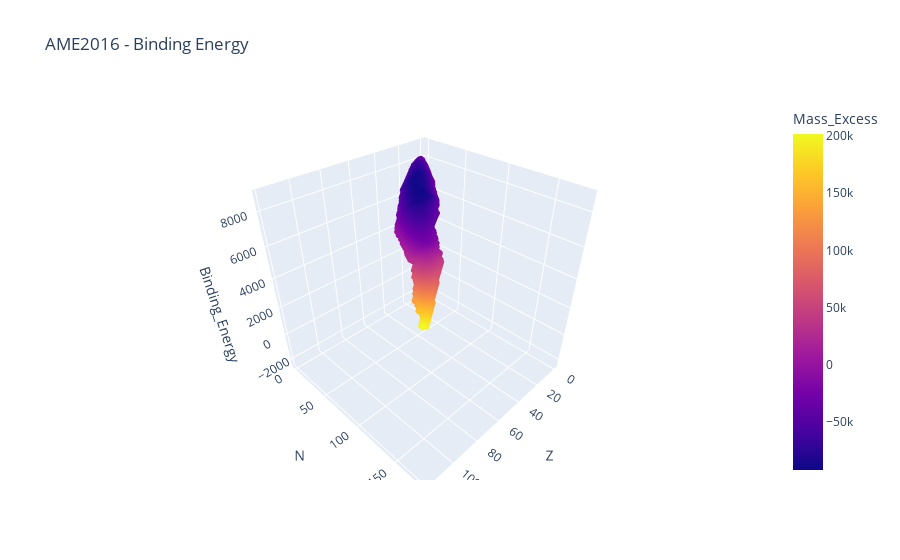

Notebook code cell kept with this figure:
### Code cell
fig = px.scatter_3d(df_final, x='Z', y='N', z='Binding_Energy', color='Mass_Excess', 
                    title="AME2016 - Binding Energy")
fig.update_traces(marker=dict(size=2))
fig.show()
fig.write_image(os.path.join(fig_dir, "binding_energy.svg"))
fig.write_html(os.path.join(fig_dir, "binding_energy.html"))

### Figure 1 — Plotly figure (JSON) as saved in the notebook; plotly's stock layout.template omitted (floating-point values rounded to 4 significant figures; data arrays with more than 128 entries replaced by an {"elided": "..."} marker saying what was removed)
{"data": [{"hovertemplate": "Z=%{x}<br>N=%{y}<br>Binding_Energy=%{z}<br>Mass_Excess=%{marker.color}<extra></extra>", "legendgroup": "", "marker": {"color": {"elided": "3554 float values"}, "coloraxis": "coloraxis", "size": 2, "symbol": "circle"}, "mode": "markers", "name": "", "scene": "scene", "showlegend": false, "type": "scatter3d", "x": {"elided": "3554 int values"}, "y": {"elided": "3554 int values"}, "z": {"elided": "3554 float values"}}], "layout": {"coloraxis": {"colorbar": {"title": {"text": "Mass_Excess"}}, "colorscale": [[0, "#0d0887"], [0.1111, "#46039f"], [0.2222, "#7201a8"], [0.3333, "#9c179e"], [0.4444, "#bd3786"], [0.5556, "#d8576b"], [0.6667, "#ed7953"], [0.7778, "#fb9f3a"], [0.8889, "#fdca26"], [1, "#f0f921"]]}, "legend": {"tracegroupgap": 0}, "scene": {"domain": {"x": [0, 1], "y": [0, 1]}, "xaxis": {"title": {"text": "Z"}}, "yaxis": {"title": {"text": "N"}}, "zaxis": {"title": {"text": "Binding_Energy"}}}, "title": {"text": "AME2016 - Binding Energy"}}}
